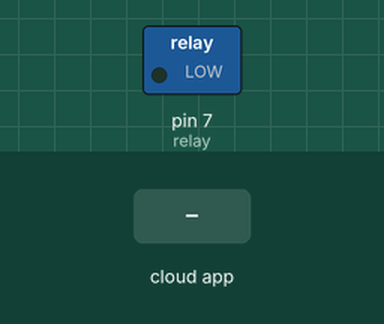
Bench run of a sketch on a simulated Arduino Uno, built with avr-gcc and run on an emulated ATmega328P. Shown: switched loads named in the sketch (green lamp = pin HIGH). Inputs (shaded band) come from the test bench. The ROS host is connected and sends only what is stated.

Above: at 1.2 s.
1.3 s: the phone or cloud app sets uvlight to 1
At 2.4 s:
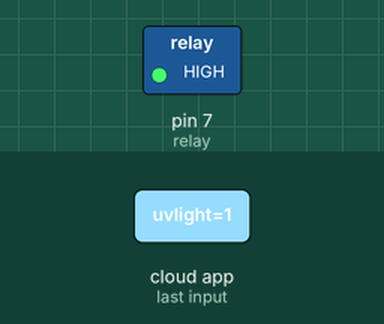
2.8 s: the phone or cloud app sets uvlight to 0
At 3.6 s:
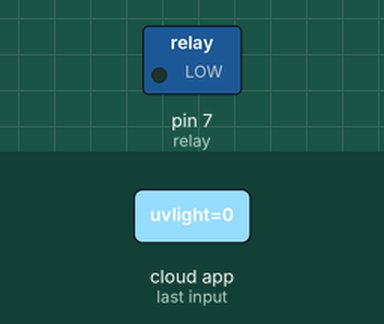
Timing chart, 0 to 5.8 s (numbered marks = the images above; inputs shaded):
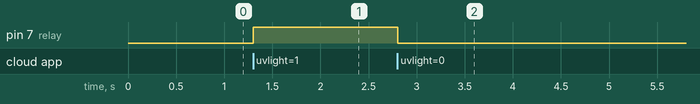

The sketch:

ultravoilet_relay.ino
```cpp
#include <ros.h>
#include <std_msgs/Bool.h>

ros::NodeHandle nh;
int relay=7,Status;

void uvlight_callback( const std_msgs::Bool& toggle_msg)
   {
   if( toggle_msg.data==1)
        digitalWrite(relay,HIGH);
    else
        digitalWrite(relay,LOW);


   }

   ros::Subscriber<std_msgs::Bool> sub("uvlight", &uvlight_callback );

   void setup()
   {

    nh.initNode();
    nh.subscribe(sub);
    Serial.begin(115200);
    pinMode(relay, OUTPUT);
   }
   void loop()
   {


     nh.spinOnce();
     delay(1);

   }
```

Measured:
- after the input at 1.3 s, pin 7 (relay): LOW → HIGH at once
- after the input at 2.8 s, pin 7 (relay): HIGH → LOW at once
